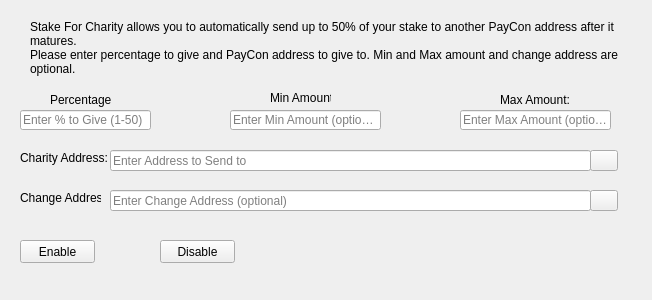
<?xml version="1.0" encoding="UTF-8"?>
<ui version="4.0">
 <class>StakeForCharityDialog</class>
 <widget class="QWidget" name="StakeForCharityDialog">
  <property name="windowModality">
   <enum>Qt::NonModal</enum>
  </property>
  <property name="geometry">
   <rect>
    <x>0</x>
    <y>0</y>
    <width>652</width>
    <height>300</height>
   </rect>
  </property>
  <property name="windowTitle">
   <string>Stake For Charity</string>
  </property>
  <widget class="QLineEdit" name="charityPercentEdit">
   <property name="geometry">
    <rect>
     <x>20</x>
     <y>110</y>
     <width>131</width>
     <height>20</height>
    </rect>
   </property>
   <property name="toolTip">
    <string>Enter whole numbers 1 - 50</string>
   </property>
   <property name="placeholderText">
    <string>Enter % to Give (1-50)</string>
   </property>
  </widget>
  <widget class="QLineEdit" name="charityAddressEdit">
   <property name="geometry">
    <rect>
     <x>110</x>
     <y>150</y>
     <width>481</width>
     <height>21</height>
    </rect>
   </property>
   <property name="toolTip">
    <string/>
   </property>
   <property name="placeholderText">
    <string>Enter Address to Send to</string>
   </property>
  </widget>
  <widget class="QLabel" name="label_2">
   <property name="geometry">
    <rect>
     <x>30</x>
     <y>20</y>
     <width>591</width>
     <height>61</height>
    </rect>
   </property>
   <property name="lineWidth">
    <number>1</number>
   </property>
   <property name="text">
    <string>Stake For Charity allows you to automatically send up to 50% of your stake to another PayCon address after it matures.
Please enter percentage to give and PayCon address to give to. Min and Max amount and change address are optional.</string>
   </property>
   <property name="alignment">
    <set>Qt::AlignLeading|Qt::AlignLeft|Qt::AlignTop</set>
   </property>
   <property name="wordWrap">
    <bool>true</bool>
   </property>
  </widget>
  <widget class="QLineEdit" name="charityMinEdit">
   <property name="geometry">
    <rect>
     <x>230</x>
     <y>110</y>
     <width>151</width>
     <height>20</height>
    </rect>
   </property>
   <property name="toolTip">
    <string/>
   </property>
   <property name="placeholderText">
    <string>Enter Min Amount (optional)</string>
   </property>
  </widget>
  <widget class="QLineEdit" name="charityMaxEdit">
   <property name="geometry">
    <rect>
     <x>460</x>
     <y>110</y>
     <width>151</width>
     <height>20</height>
    </rect>
   </property>
   <property name="toolTip">
    <string/>
   </property>
   <property name="text">
    <string/>
   </property>
   <property name="placeholderText">
    <string>Enter Max Amount (optional)</string>
   </property>
  </widget>
  <widget class="QLabel" name="message">
   <property name="geometry">
    <rect>
     <x>330</x>
     <y>220</y>
     <width>291</width>
     <height>61</height>
    </rect>
   </property>
   <property name="text">
    <string/>
   </property>
  </widget>
  <widget class="QPushButton" name="enableButton">
   <property name="geometry">
    <rect>
     <x>20</x>
     <y>240</y>
     <width>75</width>
     <height>23</height>
    </rect>
   </property>
   <property name="toolTip">
    <string/>
   </property>
   <property name="statusTip">
    <string>Check and turn on Stake For Charity</string>
   </property>
   <property name="text">
    <string>Enable</string>
   </property>
  </widget>
  <widget class="QPushButton" name="disableButton">
   <property name="geometry">
    <rect>
     <x>160</x>
     <y>240</y>
     <width>75</width>
     <height>23</height>
    </rect>
   </property>
   <property name="statusTip">
    <string>Turn off Stake For Charity</string>
   </property>
   <property name="text">
    <string>Disable</string>
   </property>
  </widget>
  <widget class="QPushButton" name="addressBookButton">
   <property name="geometry">
    <rect>
     <x>590</x>
     <y>150</y>
     <width>28</width>
     <height>21</height>
    </rect>
   </property>
   <property name="toolTip">
    <string>Choose an address from the address book</string>
   </property>
   <property name="text">
    <string/>
   </property>
   <property name="icon">
    <iconset resource="../bitcoin.qrc">
     <normaloff>:/icons/address-book</normaloff>:/icons/address-book</iconset>
   </property>
   <property name="shortcut">
    <string>Alt+A</string>
   </property>
   <property name="autoDefault">
    <bool>false</bool>
   </property>
  </widget>
  <widget class="QLineEdit" name="charityChangeAddressEdit">
   <property name="geometry">
    <rect>
     <x>110</x>
     <y>190</y>
     <width>481</width>
     <height>21</height>
    </rect>
   </property>
   <property name="toolTip">
    <string>Change address must be owned by you</string>
   </property>
   <property name="placeholderText">
    <string>Enter Change Address (optional)</string>
   </property>
  </widget>
  <widget class="QPushButton" name="changeAddressBookButton">
   <property name="geometry">
    <rect>
     <x>590</x>
     <y>190</y>
     <width>28</width>
     <height>21</height>
    </rect>
   </property>
   <property name="toolTip">
    <string>Choose an address from the address book</string>
   </property>
   <property name="text">
    <string/>
   </property>
   <property name="icon">
    <iconset resource="../bitcoin.qrc">
     <normaloff>:/icons/address-book</normaloff>:/icons/address-book</iconset>
   </property>
   <property name="shortcut">
    <string>Alt+A</string>
   </property>
   <property name="autoDefault">
    <bool>false</bool>
   </property>
  </widget>
  <widget class="QLabel" name="label">
   <property name="geometry">
    <rect>
     <x>50</x>
     <y>90</y>
     <width>61</width>
     <height>20</height>
    </rect>
   </property>
   <property name="toolTip">
    <string>Percentage of stake to send</string>
   </property>
   <property name="text">
    <string>Percentage:</string>
   </property>
  </widget>
  <widget class="QLabel" name="label_3">
   <property name="geometry">
    <rect>
     <x>270</x>
     <y>90</y>
     <width>61</width>
     <height>16</height>
    </rect>
   </property>
   <property name="toolTip">
    <string>Min amount to send</string>
   </property>
   <property name="text">
    <string>Min Amount:</string>
   </property>
  </widget>
  <widget class="QLabel" name="label_4">
   <property name="geometry">
    <rect>
     <x>500</x>
     <y>90</y>
     <width>71</width>
     <height>20</height>
    </rect>
   </property>
   <property name="toolTip">
    <string>Max amount to send</string>
   </property>
   <property name="text">
    <string>Max Amount:</string>
   </property>
  </widget>
  <widget class="QLabel" name="label_5">
   <property name="geometry">
    <rect>
     <x>20</x>
     <y>150</y>
     <width>91</width>
     <height>16</height>
    </rect>
   </property>
   <property name="toolTip">
    <string>Address to send portion of stake to</string>
   </property>
   <property name="text">
    <string>Charity Address:</string>
   </property>
  </widget>
  <widget class="QLabel" name="label_6">
   <property name="geometry">
    <rect>
     <x>20</x>
     <y>190</y>
     <width>81</width>
     <height>16</height>
    </rect>
   </property>
   <property name="toolTip">
    <string>The amount left over returned to you</string>
   </property>
   <property name="text">
    <string>Change Address:</string>
   </property>
  </widget>
 </widget>
 <resources>
  <include location="../bitcoin.qrc"/>
 </resources>
 <connections/>
</ui>
